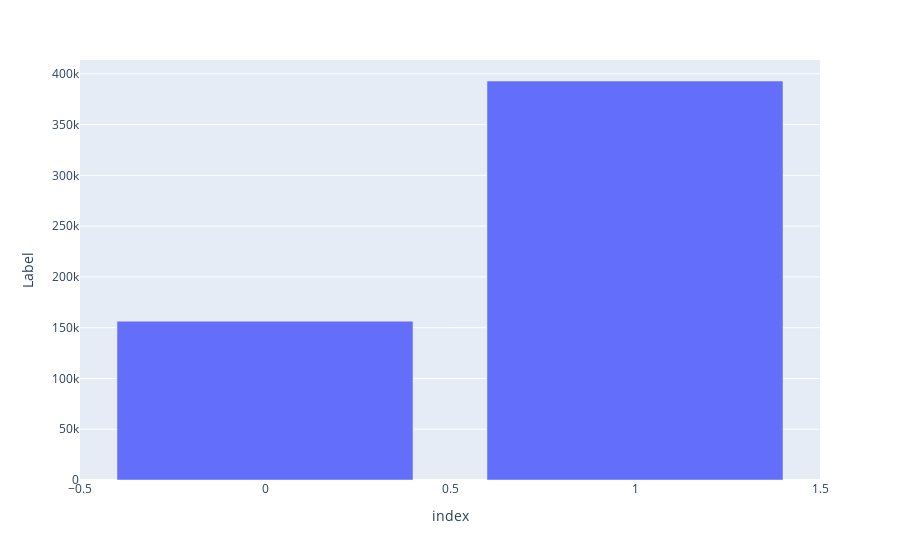

Notebook code for this chart:
### Code cell
print(label_counter.Label)
fig = px.bar(label_counter, x=label_counter.index, y=label_counter.Label)
fig.show()

### Figure 1 — Plotly figure (JSON) as saved in the notebook; plotly's stock layout.template omitted (floating-point values rounded to 4 significant figures)
{"data": [{"alignmentgroup": "True", "hovertemplate": "index=%{x}<br>Label=%{y}<extra></extra>", "legendgroup": "", "marker": {"color": "#636efa", "pattern": {"shape": ""}}, "name": "", "offsetgroup": "", "orientation": "v", "showlegend": false, "textposition": "auto", "type": "bar", "x": [1, 0], "xaxis": "x", "y": [392924, 156422], "yaxis": "y"}], "layout": {"barmode": "relative", "legend": {"tracegroupgap": 0}, "margin": {"t": 60}, "xaxis": {"anchor": "y", "domain": [0, 1], "title": {"text": "index"}}, "yaxis": {"anchor": "x", "domain": [0, 1], "title": {"text": "Label"}}}}
